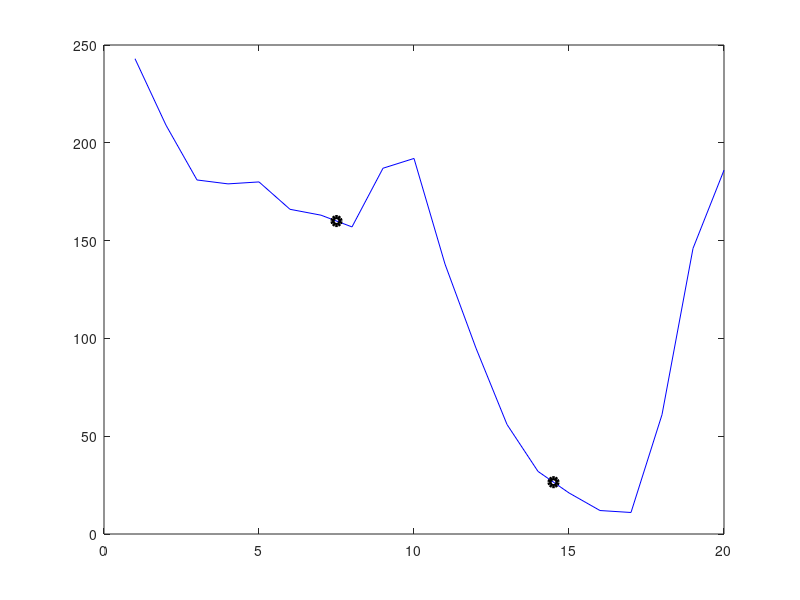

MATLAB code to generate this figure:
clc
clear all
close all

x = 1:20;
y = [243 209 181 179 180 166 163 157 187 192 138 95 56 32 21 12 11 61 146 186];
z = [7.5 14.5];
s = interp1(x, y, z)
plot(x, y, "b", z, s, "ko", "LineWidth", 3)